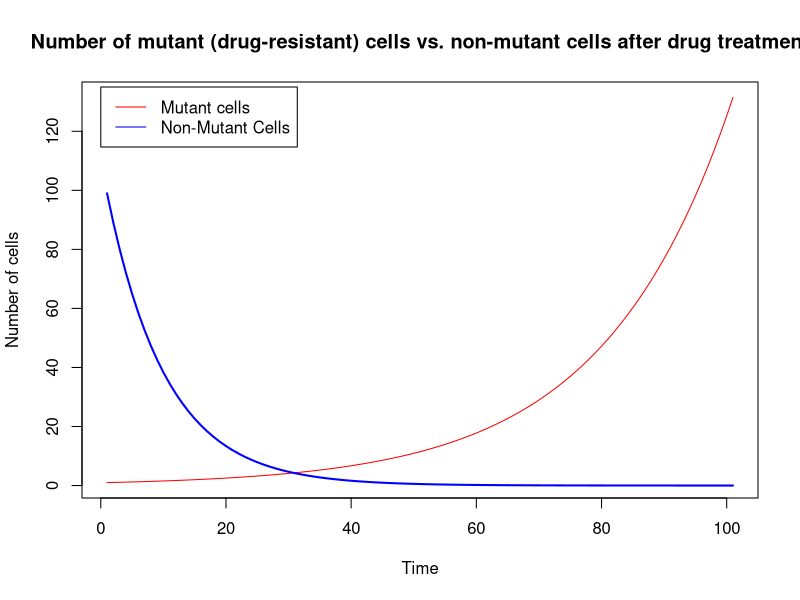

Write the R code that produced this figure.
# Modeling mutant vs. non-mutant cancer cells treated with drugs

# time points to simulate over (simulate over 100 years)
# a place to store population sizes for mutant and non-mutant (value of state variables through time)
# values for parameters (rN = -0.1; rM = 0.05, K = 1000000)
# a loop for simulating
# initial starting places; N0 = 99; M0 = 1

# set normal tumor cell inital values (in the presence of drug treatment)
N0=99
rN=-0.1

# set mutant tumor cell initial values (in the presence of drug treatment)
M0=1
rM=0.05

# set remaining initial values
K=1000000
timesteps=100

# create a vector to store N's and set inital N
Ns=numeric(length=timesteps)
Ns[1]=N0

# create a vector to store M's and set initial M
Ms=numeric(length=timesteps)
Ms[1]=M0

# simulate over time
for(t in 1:100) {
  Ns[t + 1] <- Ns[t] + (rN*Ns[t]*(1 - ((Ns[t] + Ms[t])/K)))
  Ms[t + 1] <- Ms[t] + (rM*Ms[t]*(1 - ((Ns[t] + Ms[t])/K)))
}

# plot simulation
# library(ggplot2)
# sim <- data.frame(time=1:length(Ns),N=Ns)
# sim2 <- data.frame(time=1:length(Ms),M=Ms)

plot(1:length(Ms), Ms, type="l", col="red", main="Number of mutant (drug-resistant) cells vs. non-mutant cells after drug treatment", xlab="Time", ylab="Number of cells")
lines(1:length(Ns), Ns, col="blue", lwd=2)
legend(0, 135, legend=c("Mutant cells","Non-Mutant Cells"),col=c("red","blue"), lty = 1)



# ggplot(data=sim,aes(x=time,y=N)) + geom_line(aes(color="Non-mutant cells")) + geom_line(data=sim2,aes(x=time,y=M)) + geom_line(aes(color="Mutant Cells")) + labs(color="Legend") + labs(y="Number of cells",x="Time") + theme_classic()

# ggplot(data=sim,aes(x=time,y=N)) + geom_line(data=sim2,aes(x=time,y=M),color="") + scale_color_manual("", breaks=c("Non-mutant cells","Mutant cells"),values=c("red","blue")) + theme_classic() + labs(y="Number of cells",x="Time")

# ggplot() + geom_line(data=sim,aes(x=time,y=N), color = "blue") + geom_line(data=sim2,aes(x=time,y=M), color = "red") + theme_classic() + labs(y="Number of cells",x="Time")
# legend(0, 130, legend=c("Mutant cells","Non-mutant Cells"),col=c("red","blue"), lty=1)




# ggplot(data=sim,aes(x=time,y=N))z + geom_line(data=sim2,aes(x=time,y=M)) + geom_line(aes(color="Mutant Cells")) + labs(color="Legend") + labs(y="Number of cells",x="Time")
